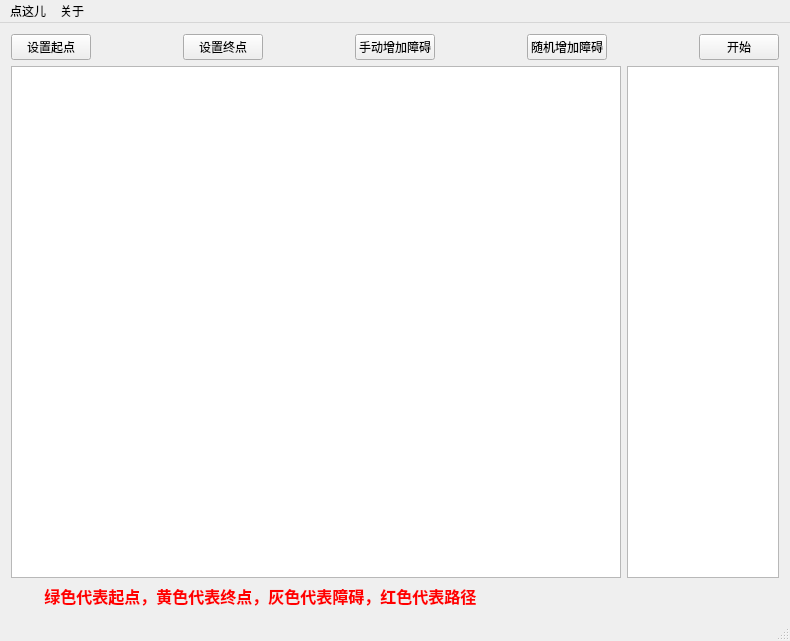
<?xml version="1.0" encoding="UTF-8"?>
<ui version="4.0">
 <class>MainWindow</class>
 <widget class="QMainWindow" name="MainWindow">
  <property name="geometry">
   <rect>
    <x>0</x>
    <y>0</y>
    <width>790</width>
    <height>641</height>
   </rect>
  </property>
  <property name="windowTitle">
   <string>MainWindow</string>
  </property>
  <widget class="QWidget" name="centralWidget">
   <layout class="QVBoxLayout" name="verticalLayout_2">
    <item>
     <layout class="QVBoxLayout" name="verticalLayout">
      <item>
       <layout class="QHBoxLayout" name="horizontalLayout">
        <item>
         <widget class="QPushButton" name="pushButton_setBegin">
          <property name="text">
           <string>设置起点</string>
          </property>
         </widget>
        </item>
        <item>
         <spacer name="horizontalSpacer">
          <property name="orientation">
           <enum>Qt::Horizontal</enum>
          </property>
          <property name="sizeHint" stdset="0">
           <size>
            <width>40</width>
            <height>20</height>
           </size>
          </property>
         </spacer>
        </item>
        <item>
         <widget class="QPushButton" name="pushButton_setEnd">
          <property name="text">
           <string>设置终点</string>
          </property>
         </widget>
        </item>
        <item>
         <spacer name="horizontalSpacer_2">
          <property name="orientation">
           <enum>Qt::Horizontal</enum>
          </property>
          <property name="sizeHint" stdset="0">
           <size>
            <width>40</width>
            <height>20</height>
           </size>
          </property>
         </spacer>
        </item>
        <item>
         <widget class="QPushButton" name="pushButton_addObstacle_1">
          <property name="text">
           <string>手动增加障碍</string>
          </property>
         </widget>
        </item>
        <item>
         <spacer name="horizontalSpacer_3">
          <property name="orientation">
           <enum>Qt::Horizontal</enum>
          </property>
          <property name="sizeHint" stdset="0">
           <size>
            <width>40</width>
            <height>20</height>
           </size>
          </property>
         </spacer>
        </item>
        <item>
         <widget class="QPushButton" name="pushButton_addObstacle_2">
          <property name="text">
           <string>随机增加障碍</string>
          </property>
         </widget>
        </item>
        <item>
         <spacer name="horizontalSpacer_4">
          <property name="orientation">
           <enum>Qt::Horizontal</enum>
          </property>
          <property name="sizeHint" stdset="0">
           <size>
            <width>40</width>
            <height>20</height>
           </size>
          </property>
         </spacer>
        </item>
        <item>
         <widget class="QPushButton" name="pushButton_start">
          <property name="text">
           <string>开始</string>
          </property>
         </widget>
        </item>
       </layout>
      </item>
      <item>
       <layout class="QHBoxLayout" name="horizontalLayout_2" stretch="8,2">
        <item>
         <widget class="QGraphicsView" name="graphicsView">
          <property name="sizePolicy">
           <sizepolicy hsizetype="Expanding" vsizetype="Expanding">
            <horstretch>0</horstretch>
            <verstretch>0</verstretch>
           </sizepolicy>
          </property>
          <property name="maximumSize">
           <size>
            <width>1111111</width>
            <height>11111</height>
           </size>
          </property>
          <property name="layoutDirection">
           <enum>Qt::LeftToRight</enum>
          </property>
         </widget>
        </item>
        <item>
         <widget class="QListView" name="listView"/>
        </item>
       </layout>
      </item>
      <item>
       <widget class="QLabel" name="instructions">
        <property name="font">
         <font>
          <family>Arial Black</family>
          <pointsize>12</pointsize>
          <weight>75</weight>
          <bold>true</bold>
         </font>
        </property>
        <property name="styleSheet">
         <string notr="true">color: rgb(255, 0, 0);</string>
        </property>
        <property name="text">
         <string>        绿色代表起点，黄色代表终点，灰色代表障碍，红色代表路径</string>
        </property>
       </widget>
      </item>
     </layout>
    </item>
   </layout>
  </widget>
  <widget class="QMenuBar" name="menuBar">
   <property name="geometry">
    <rect>
     <x>0</x>
     <y>0</y>
     <width>790</width>
     <height>26</height>
    </rect>
   </property>
   <widget class="QMenu" name="menu">
    <property name="title">
     <string>点这儿</string>
    </property>
    <addaction name="separator"/>
    <addaction name="action"/>
    <addaction name="action_6"/>
    <addaction name="separator"/>
    <addaction name="action_3"/>
   </widget>
   <widget class="QMenu" name="menu_3">
    <property name="title">
     <string>关于</string>
    </property>
    <addaction name="action_7"/>
   </widget>
   <addaction name="menu"/>
   <addaction name="menu_3"/>
  </widget>
  <widget class="QStatusBar" name="statusBar"/>
  <action name="action_3">
   <property name="text">
    <string>退出</string>
   </property>
  </action>
  <action name="action_6">
   <property name="text">
    <string>清空</string>
   </property>
  </action>
  <action name="action_7">
   <property name="text">
    <string>关于本程序</string>
   </property>
  </action>
  <action name="action">
   <property name="text">
    <string>设置</string>
   </property>
  </action>
 </widget>
 <layoutdefault spacing="6" margin="11"/>
 <resources/>
 <connections/>
</ui>
